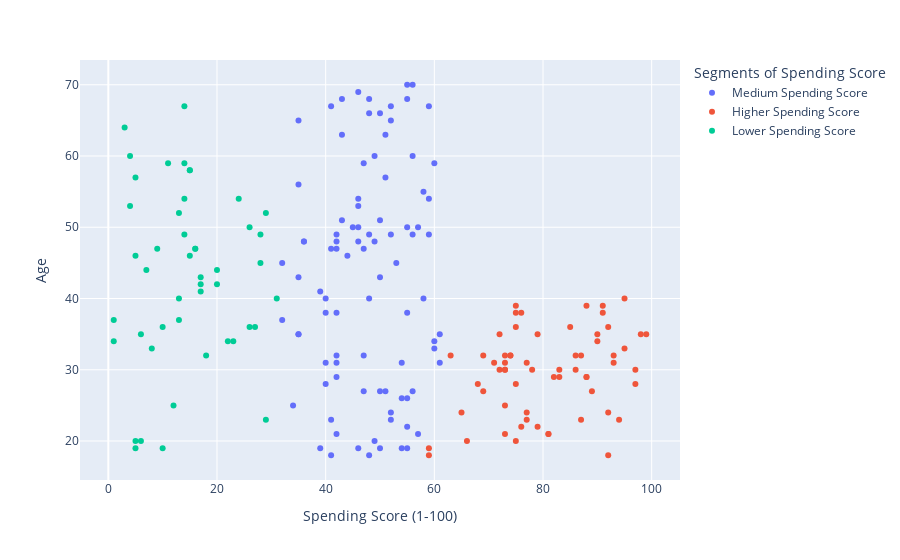

Source (notebook cell):
### Code cell
#PLOTLY GRAPH
fig = px.scatter(df_1,x='Spending Score (1-100)',y='Age',color='Segments of Spending Score')
fig.show()

### Figure 1 — Plotly figure (JSON) as saved in the notebook; plotly's stock layout.template omitted (floating-point values rounded to 4 significant figures)
{"data": [{"hovertemplate": "Segments of Spending Score=Medium Spending Score<br>Spending Score (1-100)=%{x}<br>Age=%{y}<extra></extra>", "legendgroup": "Medium Spending Score", "marker": {"color": "#636efa", "symbol": "circle"}, "mode": "markers", "name": "Medium Spending Score", "orientation": "v", "showlegend": true, "type": "scatter", "x": [39, 40, 35, 35, 32, 61, 35, 36, 61, 55, 47, 42, 42, 52, 60, 54, 60, 45, 41, 50, 46, 51, 46, 56, 55, 52, 59, 51, 50, 48, 47, 55, 42, 49, 56, 47, 54, 53, 48, 52, 42, 51, 55, 41, 44, 57, 46, 58, 55, 60, 46, 55, 41, 49, 40, 42, 52, 47, 50, 42, 49, 41, 48, 59, 55, 56, 42, 50, 46, 43, 48, 52, 54, 42, 46, 48, 50, 43, 59, 43, 57, 56, 40, 58, 35, 34, 40, 36, 35, 32, 39], "xaxis": "x", "y": [19, 31, 35, 35, 45, 35, 65, 48, 31, 50, 27, 29, 31, 49, 33, 31, 59, 50, 47, 51, 69, 27, 53, 70, 19, 67, 54, 63, 43, 68, 32, 70, 47, 60, 60, 59, 26, 45, 40, 23, 49, 57, 38, 67, 46, 21, 48, 55, 22, 34, 50, 68, 18, 48, 40, 32, 24, 47, 27, 48, 20, 23, 49, 67, 26, 49, 21, 66, 54, 68, 66, 65, 19, 38, 19, 18, 19, 63, 49, 51, 50, 27, 38, 40, 43, 25, 28, 48, 56, 37, 41], "yaxis": "y"}, {"hovertemplate": "Segments of Spending Score=Higher Spending Score<br>Spending Score (1-100)=%{x}<br>Age=%{y}<extra></extra>", "legendgroup": "Higher Spending Score", "marker": {"color": "#EF553B", "symbol": "circle"}, "mode": "markers", "name": "Higher Spending Score", "orientation": "v", "showlegend": true, "type": "scatter", "x": [81, 77, 76, 94, 72, 99, 77, 79, 66, 98, 73, 73, 82, 87, 73, 92, 81, 73, 75, 92, 65, 59, 59, 91, 77, 95, 75, 75, 71, 88, 73, 72, 93, 87, 97, 74, 90, 88, 76, 89, 78, 73, 83, 93, 75, 95, 63, 75, 92, 86, 69, 90, 86, 88, 97, 68, 85, 69, 91, 79, 74, 83], "xaxis": "x", "y": [21, 23, 22, 23, 30, 35, 24, 22, 20, 35, 25, 31, 29, 23, 21, 18, 21, 30, 20, 24, 24, 18, 19, 39, 31, 40, 38, 39, 31, 29, 32, 35, 32, 32, 28, 32, 34, 39, 38, 27, 30, 30, 29, 31, 36, 33, 32, 28, 36, 30, 27, 35, 32, 29, 30, 28, 36, 32, 38, 35, 32, 30], "yaxis": "y"}, {"hovertemplate": "Segments of Spending Score=Lower Spending Score<br>Spending Score (1-100)=%{x}<br>Age=%{y}<extra></extra>", "legendgroup": "Lower Spending Score", "marker": {"color": "#00cc96", "symbol": "circle"}, "mode": "markers", "name": "Lower Spending Score", "orientation": "v", "showlegend": true, "type": "scatter", "x": [6, 6, 3, 14, 15, 13, 29, 5, 14, 31, 4, 4, 14, 17, 26, 28, 29, 11, 9, 5, 7, 10, 5, 12, 22, 17, 20, 16, 1, 1, 5, 26, 20, 27, 13, 10, 13, 15, 14, 15, 24, 17, 23, 8, 16, 28, 18], "xaxis": "x", "y": [20, 35, 64, 67, 58, 37, 52, 46, 54, 40, 60, 53, 49, 42, 36, 49, 23, 59, 47, 20, 44, 19, 57, 25, 34, 43, 44, 47, 37, 34, 19, 50, 42, 36, 40, 36, 52, 58, 59, 46, 54, 41, 34, 33, 47, 45, 32], "yaxis": "y"}], "layout": {"legend": {"title": {"text": "Segments of Spending Score"}, "tracegroupgap": 0}, "margin": {"t": 60}, "xaxis": {"anchor": "y", "domain": [0, 1], "title": {"text": "Spending Score (1-100)"}}, "yaxis": {"anchor": "x", "domain": [0, 1], "title": {"text": "Age"}}}}
